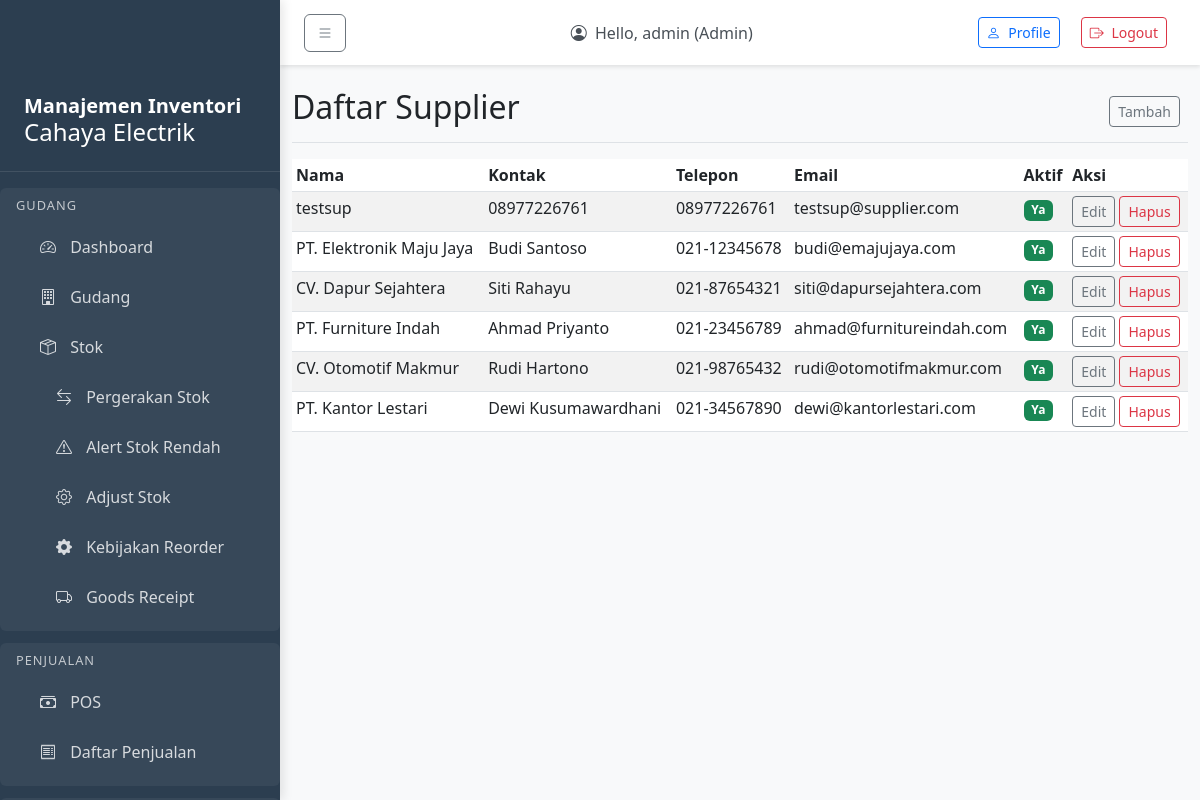
The app's page /master/suppliers/ (signed in) with its own data.
### accounts/models.py (models this page shows, shortened)
class User(AbstractUser):
    ROLE_CHOICES = [
        ('admin', 'Admin'),
        ('manager', 'Manager'),
        ('warehouse', 'Warehouse'),
        ('cashier', 'Cashier'),
        ('analyst', 'Analyst'),
    ]
    role = models.CharField(max_length=20, choices=ROLE_CHOICES, default='cashier')
    created_at = models.DateTimeField(auto_now_add=True)
    updated_at = models.DateTimeField(auto_now=True)
    groups = models.ManyToManyField(
        'auth.Group',
        related_name='custom_user_set',
        blank=True,
    )
    user_permissions = models.ManyToManyField(
        'auth.Permission',
        related_name='custom_user_set',
        blank=True,
    )

### master/models.py (models this page shows, shortened)
class Supplier(models.Model):
    name = models.CharField(max_length=150)
    contact = models.CharField(max_length=100, blank=True)
    phone = models.CharField(max_length=30, blank=True)
    email = models.CharField(max_length=100, blank=True)
    address = models.CharField(max_length=255, blank=True)
    is_active = models.BooleanField(default=True)
    created_at = models.DateTimeField(auto_now_add=True)
    class Meta:
        db_table = 'supplier'

### master/views.py (the view)
# urls.py: path('suppliers/', views.supplier_list, name='supplier_list'),
@login_required
def supplier_list(request):
    if request.user.role not in ['manager', 'admin']:
        raise PermissionDenied("Anda tidak memiliki akses ke fitur ini.")
    suppliers = Supplier.objects.all()
    paginator = Paginator(suppliers, 10)  # Show 10 suppliers per page
    page_number = request.GET.get('page')
    page_obj = paginator.get_page(page_number)
    return render(request, 'master/supplier_list.html', {'page_obj': page_obj})

### templates/master/supplier_list.html (shortened to what this page needs)
{% extends 'master/base_master.html' %}
{% block master_title %}Daftar Supplier{% endblock %}
{% block add_url %}{% url 'master:supplier_create' %}{% endblock %}
{% block master_content %}
<div class="table-responsive">
    <table class="table table-striped table-sm">
        <thead>
            <tr>
                <th>Nama</th>
                <th>Kontak</th>
                <th>Telepon</th>
                <th>Email</th>
                <th>Aktif</th>
                <th>Aksi</th>
            </tr>
        </thead>
        <tbody>
            {% for supplier in page_obj %}
            <tr>
                <td>{{ supplier.name }}</td>
                <td>{{ supplier.contact|default:"-" }}</td>
                <td>{{ supplier.phone|default:"-" }}</td>
                <td>{{ supplier.email|default:"-" }}</td>
                <td>
                    {% if supplier.is_active %}
                        <span class="badge bg-success">Ya</span>
                    {% else %}
                        <span class="badge bg-secondary">Tidak</span>
                    {% endif %}
                </td>
                <td>
                    <a href="{% url 'master:supplier_update' supplier.pk %}" class="btn btn-sm btn-outline-secondary">Edit</a>
                    <a href="{% url 'master:supplier_delete' supplier.pk %}" class="btn btn-sm btn-outline-danger">Hapus</a>
                </td>
            </tr>
            {% empty %}
            <tr>
                <td colspan="6">Tidak ada supplier</td>
            </tr>
            {% endfor %}
        </tbody>
    </table>
</div>
{% endblock %}

### templates/base.html (shortened to what this page needs)
<!DOCTYPE html>
<html lang="en">
<head>
    <link href="https://cdn.jsdelivr.net/npm/bootstrap@5.3.0-alpha1/dist/css/bootstrap.min.css" rel="stylesheet">
    <link rel="stylesheet" href="https://cdn.jsdelivr.net/npm/bootstrap-icons@1.10.0/font/bootstrap-icons.css">
</head>
<body>
    <div class="sidebar" id="sidebar">
        <div class="sidebar-header">
            <h5></i>Manajemen Inventori</h5>
            <h4></i>Cahaya Electrik</h4>
        </div>
        {% if user.is_authenticated %}
        {% if user.role == 'warehouse' or user.role == 'manager' or user.role == 'admin' %}
            <div class="menu-section">
                <div class="menu-section-title">Gudang</div>
                <a href="{% url 'summary:dashboard' %}" class="nav-link {% if request.resolver_match.url_name == 'dashboard' %}active{% endif %}">
                    <i class="bi bi-speedometer2"></i> Dashboard
                </a>
                <a href="{% url 'inventory:warehouse_list' %}" class="nav-link {% if 'warehouse' in request.resolver_match.url_name %}active{% endif %}">
                    <i class="bi bi-building"></i> Gudang
                </a>
                <a href="{% url 'inventory:stock_list' %}" class="nav-link {% if 'stock' in request.resolver_match.url_name %}active{% endif %}">
                    <i class="bi bi-box-seam"></i> Stok
                </a>
                <a href="{% url 'inventory:stock_movement_list' %}" class="nav-link section-item {% if 'stock_movement' in request.resolver_match.url_name %}active{% endif %}">
                    <i class="bi bi-arrow-left-right"></i> Pergerakan Stok
                </a>
                <a href="{% url 'inventory:low_stock_alerts' %}" class="nav-link section-item {% if 'low_stock' in request.resolver_match.url_name %}active{% endif %}">
                    <i class="bi bi-exclamation-triangle"></i> Alert Stok Rendah
                </a>
                <a href="{% url 'inventory:stock_adjustment' %}" class="nav-link section-item {% if 'stock_adjustment' in request.resolver_match.url_name %}active{% endif %}">
                    <i class="bi bi-gear"></i> Adjust Stok
                </a>
                <a href="{% url 'inventory:reorder_policy_list' %}" class="nav-link section-item {% if 'reorder_policy' in request.resolver_match.url_name %}active{% endif %}">
                    <i class="bi bi-gear-fill"></i> Kebijakan Reorder
                </a>
                <a href="{% url 'purchases:goods_receipt_list' %}" class="nav-link section-item {% if 'goods_receipt' in request.resolver_match.url_name %}active{% endif %}">
                    <i class="bi bi-truck"></i> Goods Receipt
                </a>
            </div>
        {% endif %}
        {% if user.role == 'cashier' or user.role == 'manager' or user.role == 'admin' %}
            <div class="menu-section">
                <div class="menu-section-title">Penjualan</div>
                <a href="{% url 'sales:pos' %}" class="nav-link {% if 'pos' in request.resolver_match.url_name %}active{% endif %}">
                    <i class="bi bi-cash-stack"></i> POS
                </a>
                <a href="{% url 'sales:sale_list' %}" class="nav-link {% if 'sale' in request.resolver_match.url_name %}active{% endif %}">
                    <i class="bi bi-receipt"></i> Daftar Penjualan
                </a>
            </div>
        {% endif %}
        {% endif %}
    </div>
    <nav class="top-navbar">
        <div class="d-flex justify-content-between align-items-center">
            <button class="btn btn-outline-secondary me-3" id="sidebarToggle">
                <i class="bi bi-list"></i>
            </button>
            <div class="navbar-text text-dark me-3">
                <i class="bi bi-person-circle me-1"></i>
                Hello, {{ user.username }} ({{ user.get_role_display }})
            </div>
            <div>
                <a class="btn btn-outline-primary btn-sm me-2" href="{% url 'accounts:profile' %}">
                    <i class="bi bi-person me-1"></i> Profile
                </a>
                <a class="btn  btn-sm">
                    <form action="{% url 'accounts:logout' %}" method="post">
                        <button  class="btn btn-outline-danger btn-sm" type="submit">
                            <i class="bi bi-box-arrow-right me-1"></i> Logout
                        </button>
                    </form>
                </a>
            </div>
        </div>
    </nav>
    <div class="main-content">
        <div class="container-fluid mt-5 pt-4">
            <div class="row">
                <div class="col-12">
                    {% block content %}
                    {% endblock %}
                </div>
            </div>
        </div>
    </div>
</body>
</html>

### templates/base.html (style rules this page uses)
body { overflow-x: hidden; background-color: #f8f9fa; }
.sidebar { width: 280px; min-width: 280px; position: fixed; top: 0; left: 0; height: 100vh; z-index: 100; padding-top: 70px; background-color: #2c3e50; color: white; transition: all 0.3s; box-shadow: 3px 0 10px rgba(0,0,0,0.1); overflow-y: auto; }
.sidebar .nav-link { color: rgba(255, 255, 255, 0.8); padding: 0.75rem 1.5rem; margin: 0.125rem 0; border-radius: 0.375rem; transition: all 0.2s; }
.sidebar .nav-link i { margin-right: 10px; width: 20px; text-align: center; }
.main-content { margin-left: 280px; padding: 0; }
.top-navbar { position: fixed; top: 0; left: 280px; right: 0; z-index: 90; background-color: white; padding: 0.75rem 1.5rem; box-shadow: 0 2px 4px rgba(0,0,0,0.1); }
.top-navbar .navbar-text { color: #495057 !important; }
.sidebar-header { padding: 1.5rem 1.5rem 1rem; border-bottom: 1px solid rgba(255,255,255,0.1); margin-bottom: 1rem; }
.sidebar-header h5 { margin: 0; font-weight: 600; }
.menu-section { padding: 0.5rem 1rem; margin: 0.75rem 0; border-radius: 0.375rem; background-color: rgba(255,255,255,0.05); }
.menu-section-title { font-size: 0.8rem; text-transform: uppercase; letter-spacing: 1px; margin-bottom: 0.5rem; color: rgba(255,255,255,0.7); }
.section-item { padding-left: 2.5rem !important; }

### records on screen
User: username "admin", role "Admin"
Supplier: name "testsup", contact "08977226761", phone "08977226761", email "testsup@supplier.com", is_active "Ya"
Supplier: name "PT. Elektronik Maju Jaya", contact "Budi Santoso", phone "021-12345678", email "budi@emajujaya.com", is_active "Ya"
Supplier: name "CV. Dapur Sejahtera", contact "Siti Rahayu", phone "021-87654321", email "siti@dapursejahtera.com", is_active "Ya"
Supplier: name "PT. Furniture Indah", contact "Ahmad Priyanto", phone "021-23456789", email "ahmad@furnitureindah.com", is_active "Ya"
Supplier: name "CV. Otomotif Makmur", contact "Rudi Hartono", phone "021-98765432", email "rudi@otomotifmakmur.com", is_active "Ya"
Supplier: name "PT. Kantor Lestari", contact "Dewi Kusumawardhani", phone "021-34567890", email "dewi@kantorlestari.com", is_active "Ya"
